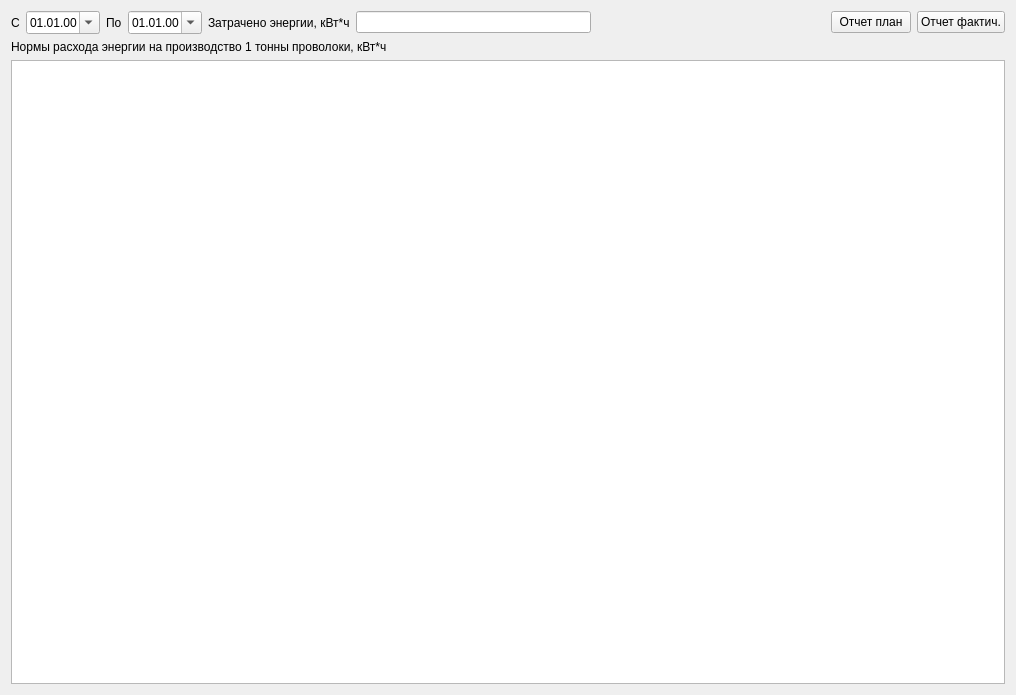
<?xml version="1.0" encoding="UTF-8"?>
<ui version="4.0">
 <class>MainWidget</class>
 <widget class="QWidget" name="MainWidget">
  <property name="geometry">
   <rect>
    <x>0</x>
    <y>0</y>
    <width>1016</width>
    <height>695</height>
   </rect>
  </property>
  <property name="windowTitle">
   <string>Расход электрической энергии на производство проволоки</string>
  </property>
  <layout class="QVBoxLayout" name="verticalLayout">
   <item>
    <layout class="QHBoxLayout" name="horizontalLayout">
     <item>
      <widget class="QLabel" name="label_2">
       <property name="text">
        <string>С</string>
       </property>
      </widget>
     </item>
     <item>
      <widget class="QDateEdit" name="dateEditBeg">
       <property name="displayFormat">
        <string>dd.MM.yy</string>
       </property>
       <property name="calendarPopup">
        <bool>true</bool>
       </property>
      </widget>
     </item>
     <item>
      <widget class="QLabel" name="label_3">
       <property name="text">
        <string>По</string>
       </property>
      </widget>
     </item>
     <item>
      <widget class="QDateEdit" name="dateEditEnd">
       <property name="displayFormat">
        <string>dd.MM.yy</string>
       </property>
       <property name="calendarPopup">
        <bool>true</bool>
       </property>
      </widget>
     </item>
     <item>
      <widget class="QLabel" name="label_4">
       <property name="text">
        <string>Затрачено энергии, кВт*ч</string>
       </property>
      </widget>
     </item>
     <item>
      <widget class="QLineEdit" name="lineEditKvo"/>
     </item>
     <item>
      <spacer name="horizontalSpacer">
       <property name="orientation">
        <enum>Qt::Horizontal</enum>
       </property>
       <property name="sizeHint" stdset="0">
        <size>
         <width>40</width>
         <height>20</height>
        </size>
       </property>
      </spacer>
     </item>
     <item>
      <widget class="QPushButton" name="pushButtonPlan">
       <property name="text">
        <string>Отчет план</string>
       </property>
      </widget>
     </item>
     <item>
      <widget class="QPushButton" name="pushButtonFact">
       <property name="text">
        <string>Отчет фактич.</string>
       </property>
      </widget>
     </item>
    </layout>
   </item>
   <item>
    <widget class="QLabel" name="label">
     <property name="text">
      <string>Нормы расхода энергии на производство 1 тонны проволоки, кВт*ч</string>
     </property>
    </widget>
   </item>
   <item>
    <widget class="DbViewer" name="tableViewNorm"/>
   </item>
  </layout>
 </widget>
 <layoutdefault spacing="6" margin="11"/>
 <customwidgets>
  <customwidget>
   <class>DbViewer</class>
   <extends>QTableView</extends>
   <header>db/dbviewer.h</header>
  </customwidget>
 </customwidgets>
 <resources/>
 <connections/>
</ui>
